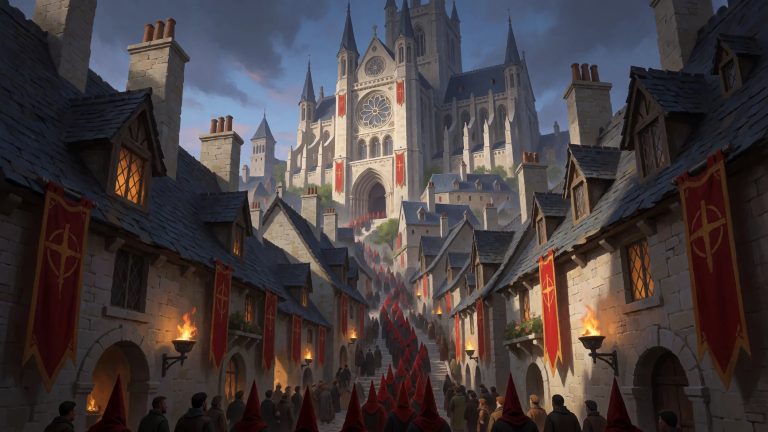
#> input picture assets/city/capitol-jilliath.webp, 1536 x 864 px, given in place of jilliath-garrison-2.png, which was not available (shown at 1/2 size)
$ python make.py
#> lines starting #> are read from the running program, lines starting #| are printed output that depends on the picture; pictures that were not available may be replaced by others from this repository, and a replacement may not be noted
"""The garrison wall's squad windows back to three by three (every seed of `jilliath-garrison` split each pane into
smaller leaded pieces, so an empty place no longer read as one place). Writes, at the painting's size: source.png
(seed 2 with the value greybox's nine panes laid into each grid), mask.png (the two grids) for the
`jilliath-garrison-panes` repair; its depth is the wall's own depth greybox.

    python art/greybox/jilliath-garrison-panes/make.py
"""
from pathlib import Path

from PIL import Image, ImageDraw, ImageFilter

OUT = Path(__file__).parent
SEED = Path("art/candidates/ui/paint-in/jilliath-garrison/jilliath-garrison-2.png")
VALUES = Path("art/greybox/jilliath-garrison/values.png")
S = 1728 / 1236
GRIDS = [(110, 264), (435, 264)]


def main() -> None:
    seed = Image.open(SEED).convert("RGB")
#> seed is the input picture: PIL image 1536x864 RGB; mean R, G, B 69.9, 61.4, 62.8
    values = Image.open(VALUES).convert("RGB").resize(seed.size)
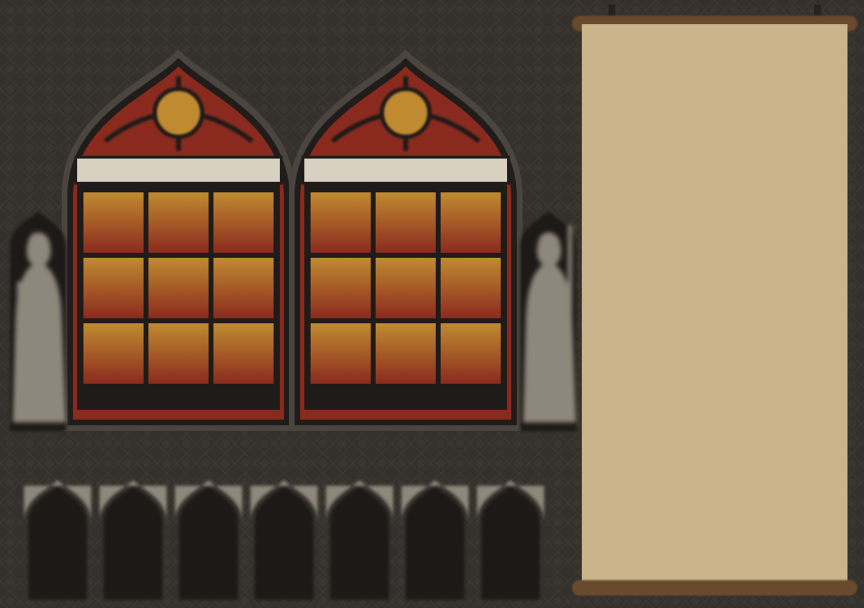
#> input picture art/greybox/jilliath-garrison/values.png, 1728 x 1216 px, found by its file name (shown at 1/2 size)
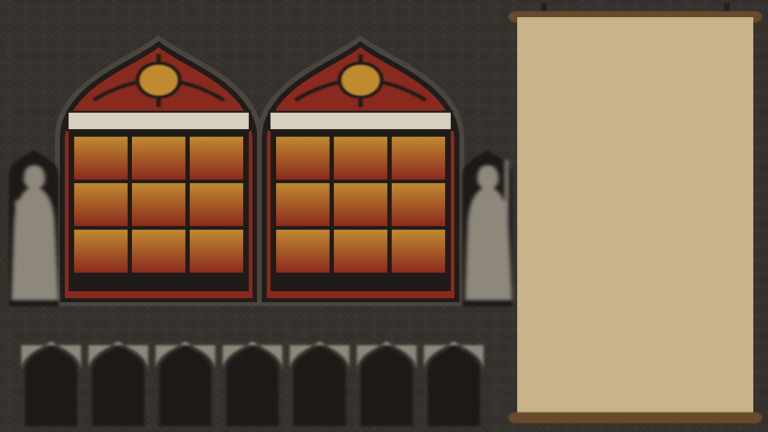
#> values: PIL image 1536x864 RGB (shown at 1/2 size); mean R, G, B 116.5, 94.2, 72.8
    mask = Image.new("L", seed.size, 0)
#> mask: PIL image 1536x864 L; every value is 0
    d = ImageDraw.Draw(mask)
    for gx, gy in GRIDS:
        d.rectangle((gx * S, (gy - 2) * S, (gx + 290) * S, (gy + 300) * S), fill=255)
    mask = mask.filter(ImageFilter.GaussianBlur(3))
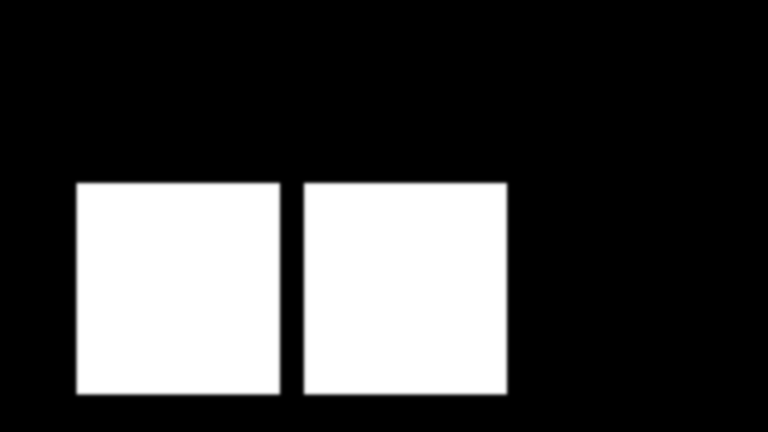
#> mask: PIL image 1536x864 L (shown at 1/2 size); min 0, max 255, mean 66.1
    mask.save(OUT / "mask.png")
    Image.composite(values, seed, mask).save(OUT / "source.png")
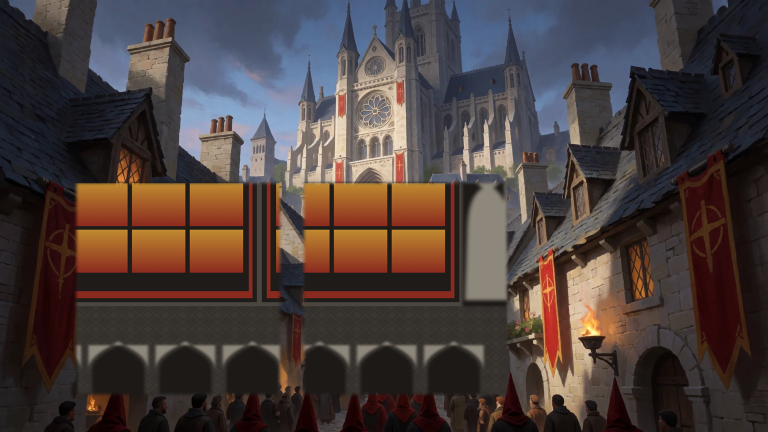
#> saved as source.png: PIL image 1536x864 RGB (shown at 1/2 size); mean R, G, B 74.6, 62.2, 59.7
    print("ok")


main()
